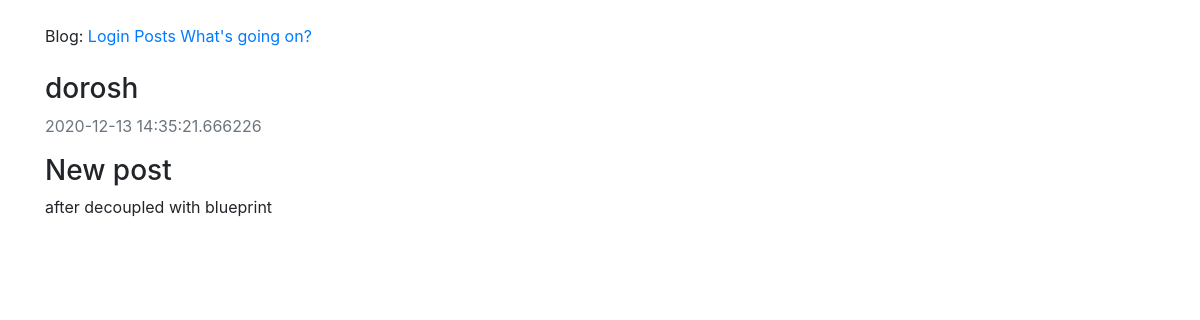
/posts/10/, run on the app's committed database.
### app/models.py (models this page shows, shortened)
class User(UserMixin, db.Model):
    id = db.Column(db.Integer, primary_key=True)
    username = db.Column(db.String(64), index=True, unique=True)
    email = db.Column(db.String(120), index=True, unique=True)
    image_file = db.Column(db.String(20), nullable=False, default = 'default.jpg')
    about_me = db.Column(db.String(200), nullable=True)
    last_seen = db.Column(db.DateTime, default=datetime.utcnow)
    password_hash = db.Column(db.String(128))
    admin = db.Column(db.Boolean, default=False)
    posts = db.relationship('Post', backref='author', lazy='dynamic')

class Post(db.Model):
    id = db.Column(db.Integer, primary_key=True)
    title = db.Column(db.String(100), nullable=False)
    body = db.Column(db.String(140), nullable=False)
    timestamp = db.Column(db.DateTime, index=True, default=datetime.utcnow, nullable=False)
    user_id = db.Column(db.Integer, db.ForeignKey('user.id'))

### app/blueprints/posts/views.py (the view)
@pb.route('/posts/<int:post_id>/', methods=['GET'])
def get_post(post_id):
    post = Post.query.get(post_id)
    return render_template('posts/post.html', post=post)

### app/blueprints/posts/templates/posts/post.html (shortened to what this page needs)
{% extends "base.html" %}
{% block content %}
<br>
<div class="content-section">
    <div class="media">
        <div class="media-body">
            <h3 class="account-heading">{{ post.author.username }}</h3>
            <p class="text-secondary">{{ post.timestamp }}</p>
        </div>
    </div>
</div>
<p class="h3">{{ post.title }}</p>
<p>{{ post.body }}</p>
{% endblock %}

### data on the page
User: author.username "dorosh"
Post: timestamp "2020-12-13 14:35:21.666226", title "New post", body "after decoupled with blueprint"
